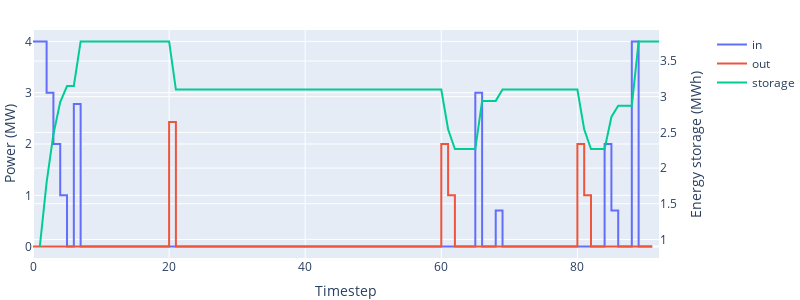

The notebook cell saved with this chart:
### Code cell
if 'battery' in mc.instance.setDevice:
    fig=plots.plot_devicePowerEnergy(mc,'battery',
                                 filename=None)
    fig.update_layout(autosize=False,width=800,height=300,margin=dict(l=0,r=0,t=30,b=0)).show()
    print("Last optimisation scheduling:")
    multicarrier.Plots.plotDevicePowerLastOptimisation1(mc,device='battery',
                filename=None)

### Figure 1 — Plotly figure (JSON) as saved in the notebook; plotly's stock layout.template omitted (floating-point values rounded to 4 significant figures)
{"data": [{"line": {"shape": "hv"}, "name": "in", "type": "scatter", "xaxis": "x", "y": [4, 4, 3, 2, 1, 0, 2.778, 0, 0, 0, 0, 0, 0, 0, 0, 0, 0, 0, 0, 0, 0, 0, 0, 0, 0, 0, 0, 0, 0, 0, 0, 0, 0, 0, 0, 0, 0, 0, 0, 0, 0, 0, 0, 0, 0, 0, 0, 0, 0, 0, 0, 0, 0, 0, 0, 0, 0, 0, 0, 0, 0, 0, 0, 4.3e-16, 0, 3, 0, 0, 0.7037, 0, 0, 3.44e-15, 0, 0, 0, 0, 0, 0, 0, 0, 0, 0, 0, 0, 2, 0.7037, 8.6e-16, 0, 4, 0, 8.6e-16, 6.45e-16], "yaxis": "y"}, {"line": {"shape": "hv"}, "name": "out", "type": "scatter", "xaxis": "x", "y": [0, 0, 0, 0, 0, 0, 0, 0, 0, 0, 0, 0, 0, 0, 0, 0, 0, 0, 0, 0, 2.43, 0, 0, 0, 0, 0, 0, 0, 0, 0, 0, 0, 0, 0, 0, 0, 0, 0, 0, 0, 0, 0, 0, 0, 0, 0, 0, 0, 0, 0, 0, 0, 0, 0, 0, 0, 0, 0, 0, 0, 2, 1, 0, 0, 0, 0, 0, 0, 0, 0, 0, 0, 0, 0, 0, 0, 0, 0, 0, 0, 2, 1, 0, 0, 0, 0, 0, 0, 0, 0, 0, 0], "yaxis": "y"}, {"name": "storage", "type": "scatter", "x": [1, 2, 3, 4, 5, 6, 7, 8, 9, 10, 11, 12, 13, 14, 15, 16, 17, 18, 19, 20, 21, 22, 23, 24, 25, 26, 27, 28, 29, 30, 31, 32, 33, 34, 35, 36, 37, 38, 39, 40, 41, 42, 43, 44, 45, 46, 47, 48, 49, 50, 51, 52, 53, 54, 55, 56, 57, 58, 59, 60, 61, 62, 63, 64, 65, 66, 67, 68, 69, 70, 71, 72, 73, 74, 75, 76, 77, 78, 79, 80, 81, 82, 83, 84, 85, 86, 87, 88, 89, 90, 91, 92], "xaxis": "x", "y": [0.9, 1.8, 2.475, 2.925, 3.15, 3.15, 3.775, 3.775, 3.775, 3.775, 3.775, 3.775, 3.775, 3.775, 3.775, 3.775, 3.775, 3.775, 3.775, 3.775, 3.1, 3.1, 3.1, 3.1, 3.1, 3.1, 3.1, 3.1, 3.1, 3.1, 3.1, 3.1, 3.1, 3.1, 3.1, 3.1, 3.1, 3.1, 3.1, 3.1, 3.1, 3.1, 3.1, 3.1, 3.1, 3.1, 3.1, 3.1, 3.1, 3.1, 3.1, 3.1, 3.1, 3.1, 3.1, 3.1, 3.1, 3.1, 3.1, 3.1, 2.544, 2.267, 2.267, 2.267, 2.267, 2.942, 2.942, 2.942, 3.1, 3.1, 3.1, 3.1, 3.1, 3.1, 3.1, 3.1, 3.1, 3.1, 3.1, 3.1, 2.544, 2.267, 2.267, 2.267, 2.717, 2.875, 2.875, 2.875, 3.775, 3.775, 3.775, 3.775], "yaxis": "y2"}], "layout": {"autosize": false, "height": 300, "margin": {"b": 0, "l": 0, "r": 0, "t": 30}, "width": 800, "xaxis": {"anchor": "y", "autorange": true, "domain": [0, 0.94], "range": [0, 92], "title": {"text": "Timestep"}, "type": "linear"}, "yaxis": {"anchor": "x", "autorange": true, "domain": [0, 1], "range": [-0.2222, 4.222], "title": {"text": "Power (MW)"}, "type": "linear"}, "yaxis2": {"anchor": "x", "autorange": true, "overlaying": "y", "range": [0.7403, 3.935], "side": "right", "title": {"text": "Energy storage (MWh)"}, "type": "linear"}}}
